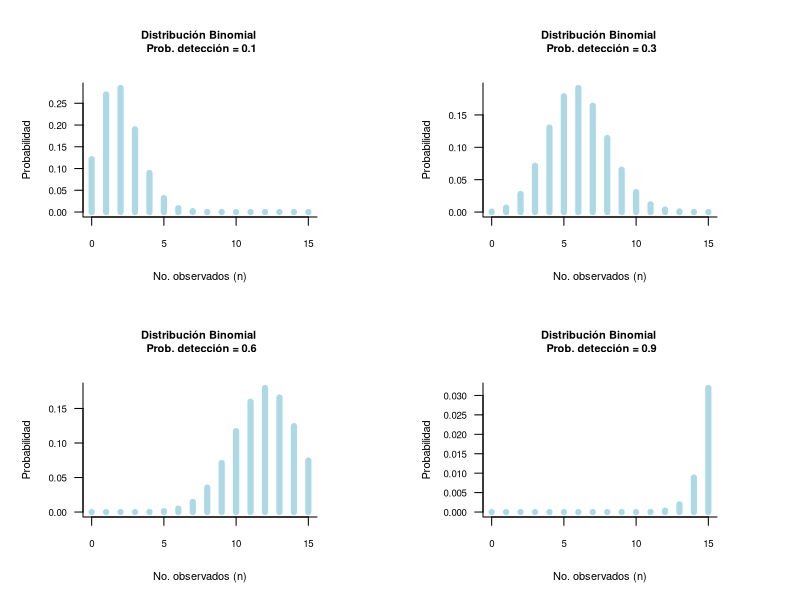

Recreate this plot in R.
# Distribución Binomial

#jpeg(filename= "binomial.jpg", width= 8000, height= 7000, units= "px", res=1200)

par(mfrow= c(2,2), mar = c(5,5,5,5))

# si p= 0.1
plot(0:15, dbinom(0:15, 20, 0.1), type= "h", bty= "l", 
     las=1, col= "lightblue", lwd= 6, 
     ylab= "Probabilidad", 
     xlab= "No. observados (n)", 
     main= "Distribución Binomial \n Prob. detección = 0.1", 
     cex.main= 0.8, cex.lab= 0.8, cex.axis = 0.7)

# si p= 0.3
plot(0:15, dbinom(0:15, 20, 0.3), type= "h", bty= "l", 
     las=1, col= "lightblue", lwd= 6, 
     ylab= "Probabilidad", 
     xlab= "No. observados (n)", 
     main= "Distribución Binomial \n Prob. detección = 0.3", 
     cex.main= 0.8, cex.lab= 0.8, cex.axis = 0.7)

# si p= 0.6
plot(0:15, dbinom(0:15, 20, 0.6), type= "h", bty= "l", 
     las=1, col= "lightblue", lwd= 6,
     ylab= "Probabilidad", 
     xlab= "No. observados (n)", 
     main= "Distribución Binomial \n Prob. detección = 0.6", 
     cex.main= 0.8, cex.lab= 0.8, cex.axis = 0.7)

# si p=0.9
plot(0:15, dbinom(0:15, 20, 0.9), type= "h", bty= "l",  
     las=1, col= "lightblue", lwd= 6, 
     ylab= "Probabilidad", 
     xlab= "No. observados (n)", 
     main= "Distribución Binomial \n Prob. detección = 0.9", 
     cex.main= 0.8, cex.lab= 0.8, cex.axis = 0.7)

#dev.off()

# -----------------
# FIN SCRIPT

rm(list = ls())
dev.off()